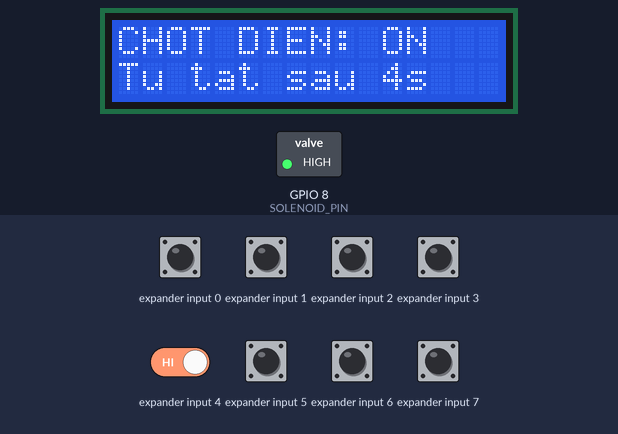
Recording of a program running on a simulated ESP32-S3. Parts: 16×2 character LCD, switched loads named in the program (green lamp = pin HIGH). Wiring (inferred from the names in the program): PCF8574 port expander at I2C address 0x20. Inputs (shaded band) come from the test bench; at power-on: expander input 0–7 HIGH. What the program prints to the serial monitor is not drawn.

Above: at 5.1 s.
At 10.4 s:
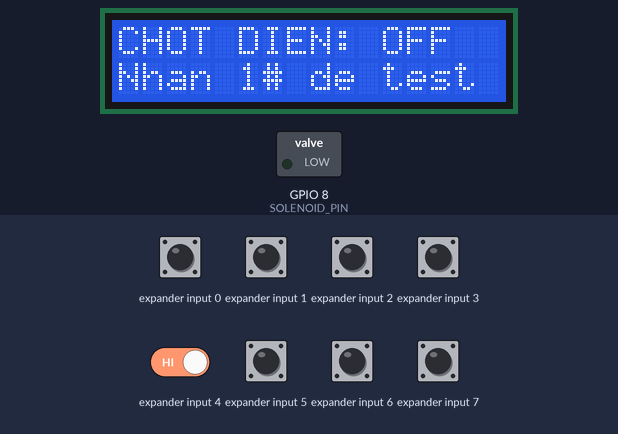
10.5 s: expander input 4 driven LOW
At 10.8 s:
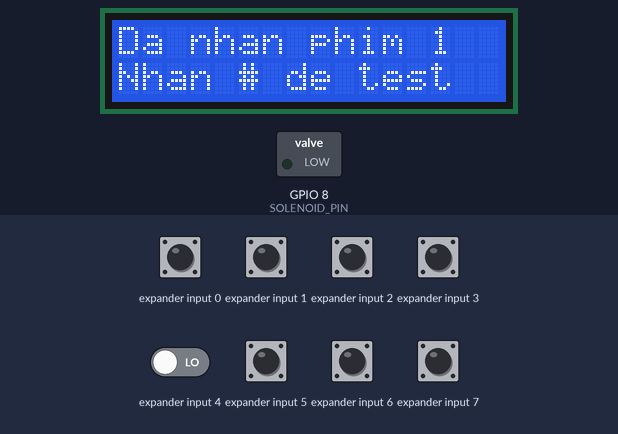
Timing chart, 0 to 13.5 s (numbered marks = the images above; inputs shaded):
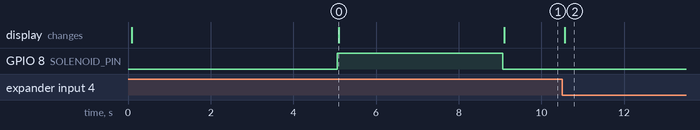

The program:

main.cpp
```cpp
#include <Arduino.h>
#include <Wire.h>
#include <LiquidCrystal_I2C.h>

// Temporary, standalone hardware test. No Wi-Fi, MQTT, servo or stored data.
constexpr uint8_t SOLENOID_PIN = 8;
constexpr uint8_t I2C_SDA_PIN = 4;
constexpr uint8_t I2C_SCL_PIN = 5;
constexpr uint8_t KEYPAD_ADDRESS = 0x20;
constexpr uint8_t LCD_ADDRESS = 0x27;
constexpr unsigned long PULSE_MS = 4000;
constexpr unsigned long BOOT_TEST_DELAY_MS = 5000;

const char KEY_MAP[4][4] = {
    {'1', '2', '3', 'A'},
    {'4', '5', '6', 'B'},
    {'7', '8', '9', 'C'},
    {'*', '0', '#', 'D'},
};

LiquidCrystal_I2C lcd(LCD_ADDRESS, 16, 2);
bool keypadReady = false;
bool solenoidOn = false;
bool armed = false;
unsigned long pulseStartedAt = 0;
unsigned long lastProbeAt = 0;
unsigned long bootedAt = 0;
bool bootTestDone = false;
bool bootTestActive = false;

void showStatus(const char* first, const char* second) {
  lcd.clear();
  lcd.setCursor(0, 0);
  lcd.print(first);
  lcd.setCursor(0, 1);
  lcd.print(second);
  Serial.print(first);
  Serial.print(F(" | "));
  Serial.println(second);
}

void stopSolenoid() {
  digitalWrite(SOLENOID_PIN, LOW);
  solenoidOn = false;
  showStatus("CHOT DIEN: OFF", "Nhan 1# de test");
}

void startSolenoid() {
  digitalWrite(SOLENOID_PIN, HIGH);
  solenoidOn = true;
  pulseStartedAt = millis();
  showStatus("CHOT DIEN: ON", "Tu tat sau 4s");
}

bool probeKeypad() {
  Wire.beginTransmission(KEYPAD_ADDRESS);
  Wire.write(0xFF);
  return Wire.endTransmission() == 0;
}

char readPcfKeyRaw() {
  for (uint8_t row = 0; row < 4; ++row) {
    Wire.beginTransmission(KEYPAD_ADDRESS);
    Wire.write(static_cast<uint8_t>(0xFF & ~(1U << row)));
    if (Wire.endTransmission() != 0) {
      keypadReady = false;
      return 0;
    }
    delayMicroseconds(50);
    Wire.requestFrom(KEYPAD_ADDRESS, static_cast<uint8_t>(1));
    if (!Wire.available()) {
      keypadReady = false;
      return 0;
    }
    const uint8_t input = Wire.read();
    for (uint8_t col = 0; col < 4; ++col) {
      if ((input & (1U << (col + 4))) == 0) {
        Wire.beginTransmission(KEYPAD_ADDRESS);
        Wire.write(0xFF);
        Wire.endTransmission();
        return KEY_MAP[row][col];
      }
    }
  }
  Wire.beginTransmission(KEYPAD_ADDRESS);
  Wire.write(0xFF);
  Wire.endTransmission();
  return 0;
}

char getKey() {
  static char candidate = 0;
  static char reported = 0;
  static unsigned long candidateSince = 0;
  const char raw = readPcfKeyRaw();
  if (raw != candidate) {
    candidate = raw;
    candidateSince = millis();
  }
  if (millis() - candidateSince < 35) return 0;
  if (!candidate) {
    reported = 0;
    return 0;
  }
  if (candidate == reported) return 0;
  reported = candidate;
  return candidate;
}

void setup() {
  Serial.begin(115200);
  pinMode(SOLENOID_PIN, OUTPUT);
  digitalWrite(SOLENOID_PIN, LOW);
  Wire.begin(I2C_SDA_PIN, I2C_SCL_PIN);
  Wire.setTimeOut(50);
  lcd.init();
  lcd.backlight();
  keypadReady = probeKeypad();
  bootedAt = millis();
  showStatus("TEST CHOT GPIO8", "Tu test sau 5s");
}

void loop() {
  if (!bootTestDone) {
    if (millis() - bootedAt >= BOOT_TEST_DELAY_MS) {
      bootTestDone = true;
      bootTestActive = true;
      startSolenoid();
    }
    return;
  }
  if (bootTestActive) {
    if (millis() - pulseStartedAt >= PULSE_MS) {
      stopSolenoid();
      bootTestActive = false;
    }
    return;
  }
  if (solenoidOn && millis() - pulseStartedAt >= PULSE_MS) stopSolenoid();
  if (!keypadReady) {
    if (millis() - lastProbeAt >= 2000) {
      lastProbeAt = millis();
      keypadReady = probeKeypad();
      if (keypadReady) showStatus("TEST CHOT GPIO8", "Nhan 1# de test");
    }
    return;
  }

  const char key = getKey();
  if (key == '1') {
    armed = true;
    showStatus("Da nhan phim 1", "Nhan # de test");
  } else if (key == '#') {
    if (armed) {
      armed = false;
      if (solenoidOn) stopSolenoid();
      else startSolenoid();
    }
  } else if (key != 0) {
    armed = false;
  }
}
```

Measured:
- after the input at 10.5 s, the display: changes after 0.07 s (image 2)
- what the display in image 0 shows lasts 4.0 s, from 5.1 s to 9.1 s
